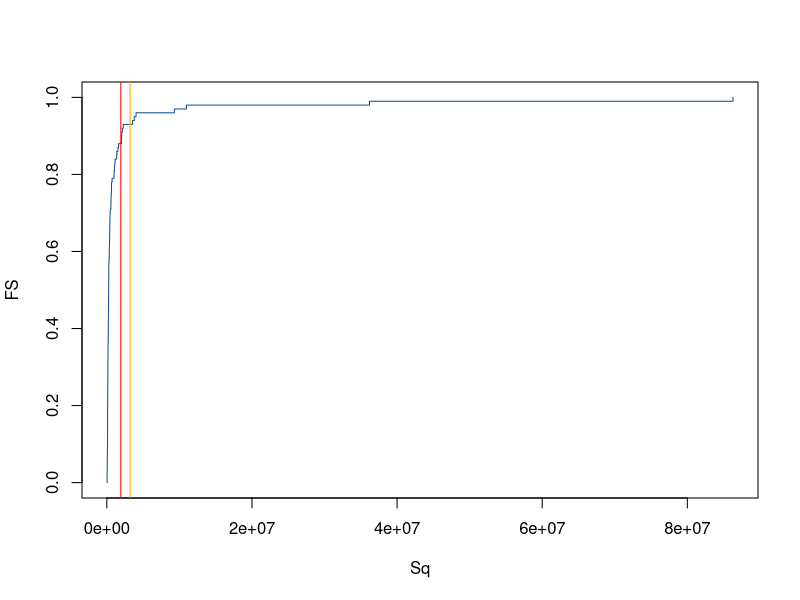
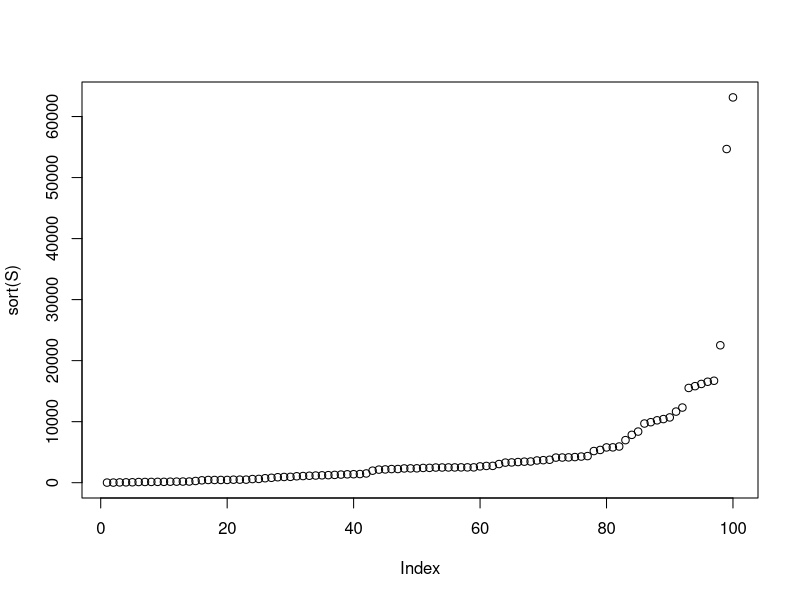
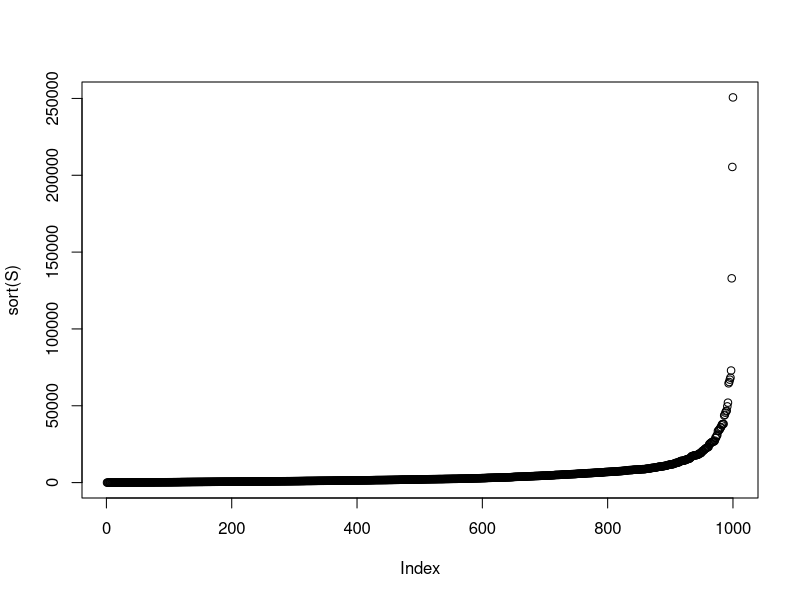
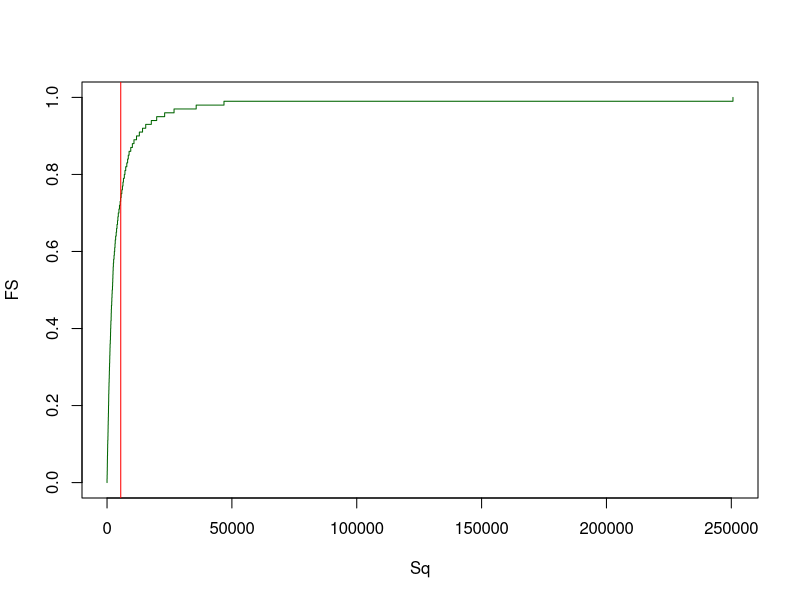
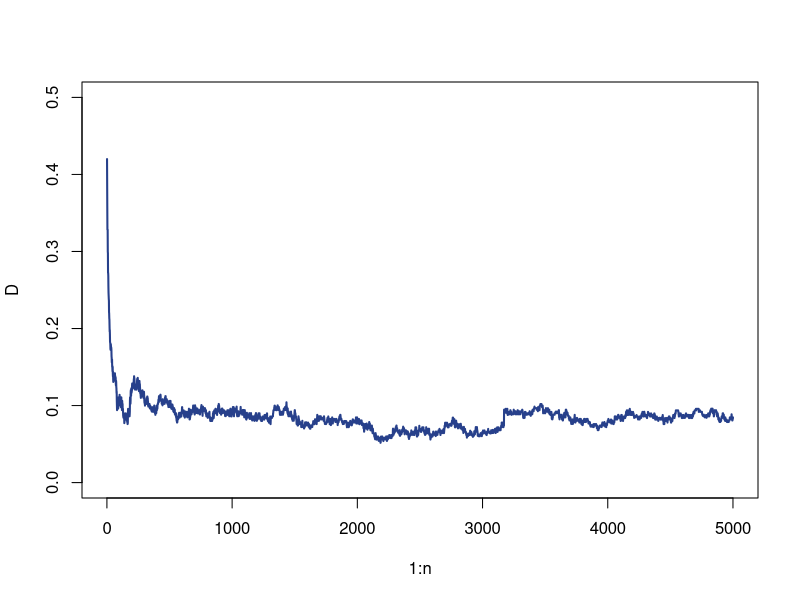

R code for these plots, in order:
## ---- chunk 1
m <- 100
n <- 200
u <- sample( c( 1, 2, 3, 4 ), size = n, replace = TRUE )
s <- sample( c( 1, 2, 3, 4 ), size = n, replace = TRUE )
X <- sapply( 1:n, FUN = function( i ) rlnorm( m, meanlog = u[ i ], sdlog = s[ i ] ) )
S <- sapply( 1:m, FUN = function( i ) sum( X[i,] ) )
## ---- chunk 2
FS <- seq( 0, 1, 0.01 )
Sq <- quantile( S, probs = FS )
EeS <- mean( S )
ES <- sum( sapply( 1:n, FUN = function( i ) exp( u[i] + 0.5 * s[i]^2 ) ) )
plot( Sq, FS, type = 's', col = 'dodgerblue4' )
abline( v = EeS, col = 'red' )
abline( v = ES, col = 'orange' )
## ---- chunk 3
m <- 100
n <- 1000
u <- 5
s <- 2
l <- 5
N <- rpois( n = m, lambda = l )
X <- lapply( 1:m, FUN = function( i ) rlnorm( N[i], meanlog = u, sdlog = s ) )
S <- sapply( X, FUN = function( x ) sum( x ) )
plot( sort( S ) )
## ---- chunk 4
D <- function( x, m, M ) {
  return( min( max( x - m, 0 ), M ) )
}
m <- 1000
n <- 100
u <- 5
s <- 2
l <- 5
N <- rpois( n = m, lambda = l )
X <- lapply( 1:m, FUN = function( i ) rlnorm( N[i], meanlog = u, sdlog = s ) )
DX <- lapply( X, FUN = function( x ) sapply( x, FUN = function( y ) D( y, 10, 1000 ) ) )
S <- sapply( X, FUN = function( x ) sum( x ) )
plot( sort( S ) )
## ---- chunk 5
FS <- seq( 0, 1, 0.01 )
Sq <- quantile( S, probs = FS )
ES <- mean( S )
plot( Sq, FS, type = 's', col = 'darkgreen' )
abline( v = ES, col = 'red' )
## ---- chunk 6
m <- 500
n <- 5000
u <- 4
s <- 2
X <- lapply( 1:m, FUN = function( j ) rlnorm( n, meanlog = u, sdlog = s ) )
EX <- exp( u + 0.5 * s^2 )
SDX <- sqrt( ( exp( s^2 ) - 1 ) * exp( 2 * u + s^2 ) )
S <- lapply( X, FUN = function( x ) cumsum( x ) )
ES <- sapply( 1:n, FUN = function( i ) mean( sapply( 1:m, FUN = function( j ) S[[ j ]][ i ] ) ) )
VS <- sapply( 1:n, FUN = function( i ) var( sapply( 1:m, FUN = function( j ) S[[ j ]][ i ] ) ) )
NS <- lapply( S, FUN = function( s ) ( s - ES ) / sqrt( abs( VS ) ) )
z <- seq( -4, 4, length.out = 100 )
FSn <- lapply( 1:n, FUN = function( i ) ecdf( sapply( 1:m, FUN = function( j ) NS[[ j ]][ i ] ) )( z ) )
D <- sapply( FSn, FUN = function( Fn ) max( abs( Fn - pnorm( z ) ) ) )

C <- 0.015
C <- 1 / sqrt( 2 * pi )
rho <- exp( 3 * u + 3^2 * s^2 / 2 )
Bn <- C * rho / ( SDX^3 * sqrt( 1:n ) )

plot( 1:n, D, pch = 16, cex = 0.5, type = 'l', lwd = 2, lty = 1, ylim = c( 0, 0.5 ), col = 'royalblue4' )
points( 1:n, Bn, type = 'l', lty = 1, col = 'red' )
